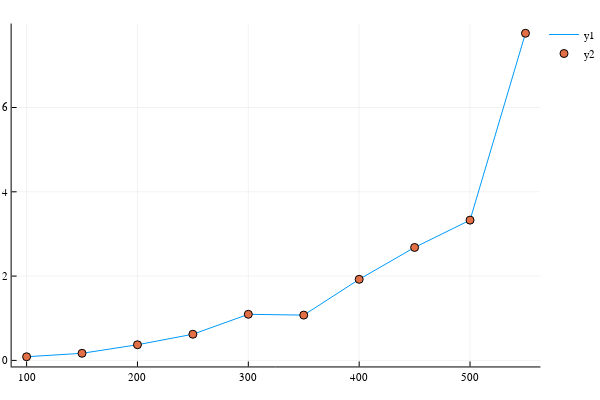

This figure's notebook cell:
### Code cell
using Plots
plotly()
plot(Time[:,1], Time[:,2])
scatter!(Time[:,1], Time[:,2])

### Figure 1 — Plotly figure (JSON) as saved in the notebook; plotly's stock layout.template omitted (floating-point values rounded to 4 significant figures)
{"data": [{"colorbar": {"title": ""}, "hoverinfo": "text", "legendgroup": "y1", "line": {"color": "rgba(0, 154, 250, 1.000)", "dash": "solid", "shape": "linear", "width": 1}, "mode": "lines", "name": "y1", "showlegend": true, "text": [null, null, null, null, null, null, null, null, null, null], "type": "scatter", "x": [100, 150, 200, 250, 300, 350, 400, 450, 500, 550], "xaxis": "x1", "y": [0.08637, 0.1681, 0.3709, 0.6203, 1.094, 1.074, 1.923, 2.68, 3.328, 7.762], "yaxis": "y1", "zmax": 0.1, "zmin": -0.1}, {"colorbar": {"title": ""}, "hoverinfo": "text", "legendgroup": "y2", "marker": {"color": "rgba(227, 111, 71, 1.000)", "line": {"color": "rgba(0, 0, 0, 1.000)", "width": 1}, "size": 8, "symbol": "circle"}, "mode": "markers", "name": "y2", "showlegend": true, "text": [null, null, null, null, null, null, null, null, null, null], "type": "scatter", "x": [100, 150, 200, 250, 300, 350, 400, 450, 500, 550], "xaxis": "x1", "y": [0.08637, 0.1681, 0.3709, 0.6203, 1.094, 1.074, 1.923, 2.68, 3.328, 7.762], "yaxis": "y1", "zmax": 0.1, "zmin": -0.1}], "layout": {"annotations": [], "height": 400, "legend": {"bgcolor": "rgba(255, 255, 255, 1.000)", "bordercolor": "rgba(0, 0, 0, 1.000)", "font": {"color": "rgba(0, 0, 0, 1.000)", "family": "sans-serif", "size": 11}, "tracegroupgap": 0, "x": 1, "y": 1}, "margin": {"b": 20, "l": 0, "r": 0, "t": 20}, "paper_bgcolor": "rgba(255, 255, 255, 1.000)", "plot_bgcolor": "rgba(255, 255, 255, 1.000)", "showlegend": true, "width": 600, "xaxis": {"anchor": "y1", "domain": [0.02138, 0.9934], "gridcolor": "rgba(0, 0, 0, 0.100)", "gridwidth": 0.5, "linecolor": "rgba(0, 0, 0, 1.000)", "mirror": false, "range": [86.5, 563.5], "showgrid": true, "showline": true, "showticklabels": true, "tickangle": 0, "tickcolor": "rgb(0, 0, 0)", "tickfont": {"color": "rgba(0, 0, 0, 1.000)", "family": "sans-serif", "size": 11}, "tickmode": "array", "ticks": "inside", "ticktext": ["100", "200", "300", "400", "500"], "tickvals": [100, 200, 300, 400, 500], "title": "", "titlefont": {"color": "rgba(0, 0, 0, 1.000)", "family": "sans-serif", "size": 15}, "type": "-", "visible": true, "zeroline": false, "zerolinecolor": "rgba(0, 0, 0, 1.000)"}, "yaxis": {"anchor": "x1", "domain": [0.03762, 0.9902], "gridcolor": "rgba(0, 0, 0, 0.100)", "gridwidth": 0.5, "linecolor": "rgba(0, 0, 0, 1.000)", "mirror": false, "range": [-0.1439, 7.992], "showgrid": true, "showline": true, "showticklabels": true, "tickangle": 0, "tickcolor": "rgb(0, 0, 0)", "tickfont": {"color": "rgba(0, 0, 0, 1.000)", "family": "sans-serif", "size": 11}, "tickmode": "array", "ticks": "inside", "ticktext": ["0", "2", "4", "6"], "tickvals": [0, 2, 4, 6], "title": "", "titlefont": {"color": "rgba(0, 0, 0, 1.000)", "family": "sans-serif", "size": 15}, "type": "-", "visible": true, "zeroline": false, "zerolinecolor": "rgba(0, 0, 0, 1.000)"}}}
